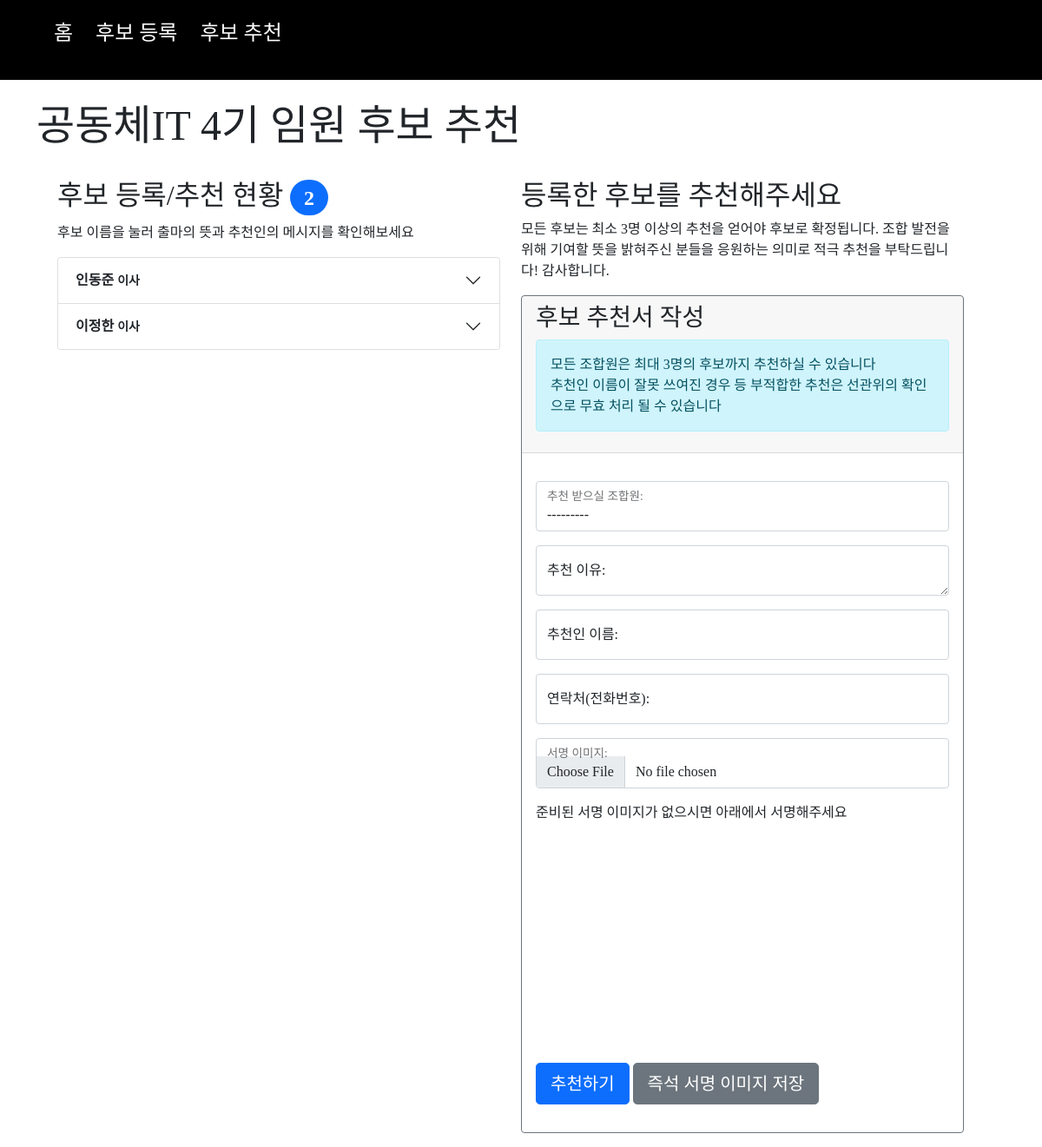
Before: /candidates/recommend with the older database file.
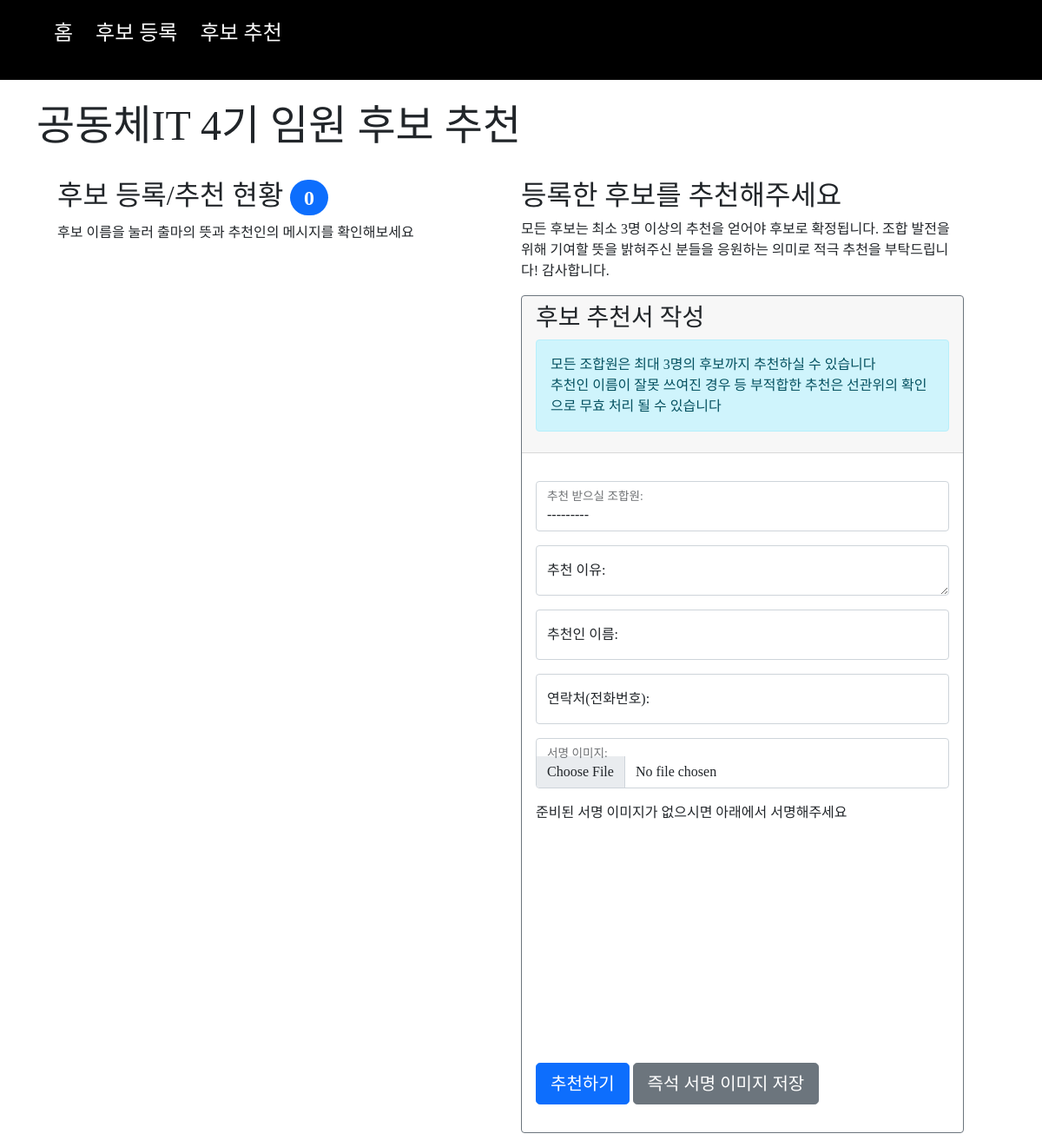
After: the same page with the newer database file.
### candidates/models.py (models this page shows)
class Candidate(models.Model):
    candidate_name = models.CharField(max_length=64)
    resident_number = models.CharField(max_length=16, null=False, blank=False)
    address = models.CharField(max_length=128, null=False, blank=False)
    type = models.CharField(max_length=12, null=False, blank=False)
    pledge = models.TextField(default='', null=False, blank=False)
    contact = models.CharField(max_length=64, null=False, blank=False)
    career1 = models.CharField(max_length=64, null=False, blank=False)
    career2 = models.CharField(default='', max_length=64, null=True, blank=True)
    signature = models.FileField(blank=True, null=True, upload_to="uploads/candidates/%Y/%m")
    available = models.CharField(max_length=12, null=True, blank=True, default='접수')
    recommendation_count = models.IntegerField(default=0)
    created_at = models.DateTimeField(auto_now_add=True, null=False)
    def __str__(self):
        return self.candidate_name

### candidates/views.py (the view)
# urls.py: path('recommend', views.recommend, name='recommend'),
def recommend(request):
    message = ''
    if request.method == 'POST':
        form = RecommendationForm(request.POST, request.FILES)
        if form.is_valid():
            recommendation = form.save(commit=False)
            if recommendation.is_over():
                message = recommendation.recommender + '님의 추천가능수를 초과했습니다. 앞의 추천을 변경하시려면 선관위에 문의해주세요'
            elif recommendation.is_exists():
                message = recommendation.recommender + '님은 ' + recommendation.candidate.candidate_name + ' 후보를 이미 추천하셨습니다. 앞의 추천을 변경하시려면 선관위에 문의해주세요'
            else:
                recommendation.created_at = timezone.now()
                image_data = request.POST.get('new_signature_img', '')
                if not recommendation.signature:
                    if image_data != '':
                        format, imgstr = image_data.split(';base64,')
                        ext = format.split('/')[-1]
                        data = ContentFile(base64.b64decode(imgstr), name=recommendation.candidate.candidate_name + '.' + ext)
                        recommendation.signature = data
                recommendation.save()
                message = recommendation.candidate.candidate_name + '님이 추천되었습니다.'
            form = RecommendationForm(initial={'recommender': recommendation.recommender, 'contact': recommendation.contact})
        else:
            message = '후보 추천에 실패했습니다. 다시 확인해주세요'
    else:
        form = RecommendationForm()
    candidates = Candidate.objects.all
    context = { 'form': form, 'message': message, 'candidates': candidates }
    return render(request, 'candidates/recommend.html', context)

### templates/candidates/recommend.html (shortened to what this page needs)
{% extends "layouts/layout.html" %}
{% block head_add %}
  <link href="/static/css/literallycanvas.css?{% now "U" %}" rel="stylesheet">
{% endblock %}
{% block content %}
<br>
<h1 class="display-5">공동체IT 4기 임원 후보 추천</h1>
<br>
<div class="container row">
  <div class="col-sm-6 mb-10">
    <h2>후보 등록/추천 현황 <span class="badge bg-primary rounded-pill">{{ candidates.count }}</span></h2>
    <p>후보 이름을 눌러 출마의 뜻과 추천인의 메시지를 확인해보세요</p>
    <div class="accordion" id="accordionExample">
      {% for candidate in candidates %}
      <div class="accordion-item">
        <h2 class="accordion-header" id="heading_{{candidate}}">
          <button class="accordion-button collapsed" type="button" data-bs-toggle="collapse" data-bs-target="#collapse_{{candidate}}" aria-expanded="true" aria-controls="collapse_{{candidate}}">
            <div class="fw-bold">{{ candidate }} <small>{{ candidate.type }}</small></div>
          </button>
        </h2>
      </div>
      {% endfor %}
    </div>
  </div>
  <div class="col-sm-6">
    <h2>등록한 후보를 추천해주세요</h2>
    <p>모든 후보는 최소 3명 이상의 추천을 얻어야 후보로 확정됩니다. 조합 발전을 위해 기여할 뜻을 밝혀주신 분들을 응원하는 의미로 적극 추천을 부탁드립니다! 감사합니다.</p>
    <div class="card border-secondary mb-3">
      <div class="card-header">
        <h3 class="card-title">후보 추천서 작성</h3>
        <div class="alert alert-info" role="alert">
          모든 조합원은 최대 3명의 후보까지 추천하실 수 있습니다 <br>
          추천인 이름이 잘못 쓰여진 경우 등 부적합한 추천은 선관위의 확인으로 무효 처리 될 수 있습니다
        </div>
      </div>
      <div class="card-body">
        <p class="card-text">
          <form id="recommendation_form" action="" class="form-horizontal" method="post" enctype="multipart/form-data">
            {% for field in form %}
            <div class="mb-3 form-floating">
              {{ field }}
              <label for="id_{{ field.name }}">{{ field.label_tag }}</label>
            </div>
            {% endfor %}
            <p>준비된 서명 이미지가 없으시면 아래에서 서명해주세요</p>
            <div class="new_signature"></div>
            <p>
              <button type="submit" id="recommend" class="btn btn-lg btn-primary">추천하기</button>
              <a download="sign.png" id="export_new_sign" class="btn btn-lg btn-secondary">즉석 서명 이미지 저장</a>
            </p>
          </form>
        </p>
      </div>
    </div>
  </div>
</div>
{% endblock %}

### templates/layouts/layout.html (shortened to what this page needs)
{% load static %}
<!DOCTYPE html>
<html lang="en">
<head>
  <link href="https://cdn.jsdelivr.net/npm/bootstrap@5.0.0-beta2/dist/css/bootstrap.min.css" rel="stylesheet">
  <link href="/static/css/defaults.css?{% now "U" %}" rel="stylesheet">
  {% block head_add %}{% endblock %}
</head>
<body id="page-top">
  {% include 'top-nav.html' %}
  <div class="container" id="content">
    {% block content %}
    {% endblock %}
  </div>
</body>
</html>

### templates/top-nav.html
<div class="top-nav">
  <ul class="menu">
    <li><a href="/">홈</a></li>
    <li><a href="{% url 'candidates:register' %}">후보 등록</a></li>
    <li><a href="{% url 'candidates:recommend' %}">후보 추천</a></li>
  </ul>
</div>

### static/css/defaults.css (style rules this page uses)
body { font-family: nanumsquare; }
.top-nav { background-color: black; width: 100%; display: flex; color: white; padding: 20px; font-size: 1.5em; }
.top-nav ul { list-style: none; }
.top-nav li { display: inline; padding: 10px; }
.top-nav a { color: white; text-decoration: none; }
.new_signature { width: 100%; height: 250px; margin-bottom: 10px; }

Changed rows visible on the page:
removed Candidate: candidate_name "인동준", type "이사"
removed Candidate: candidate_name "이정한", type "이사"
Other visible differences:
{{ candidates.count }}: "2" → "0"
